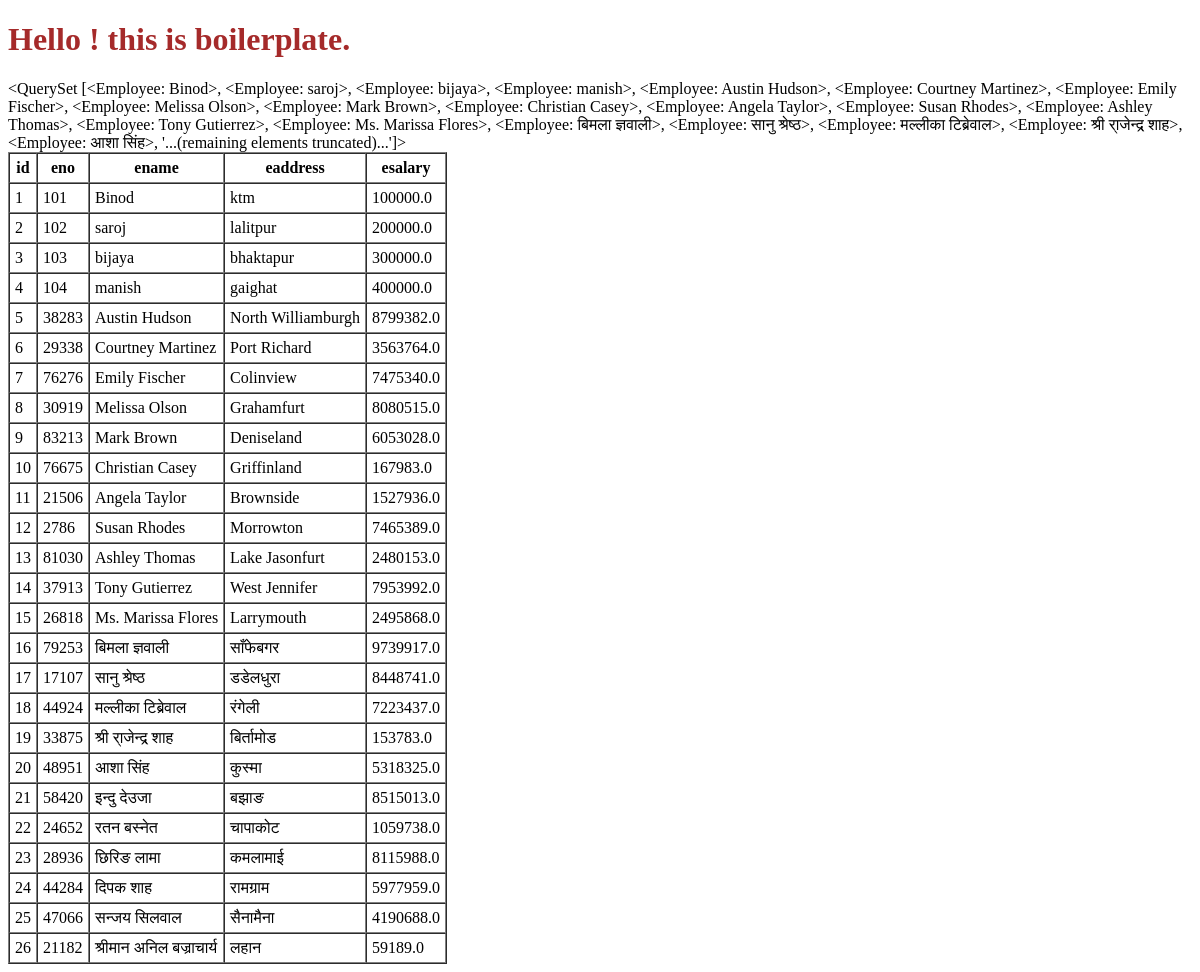
The app's page /, older data.
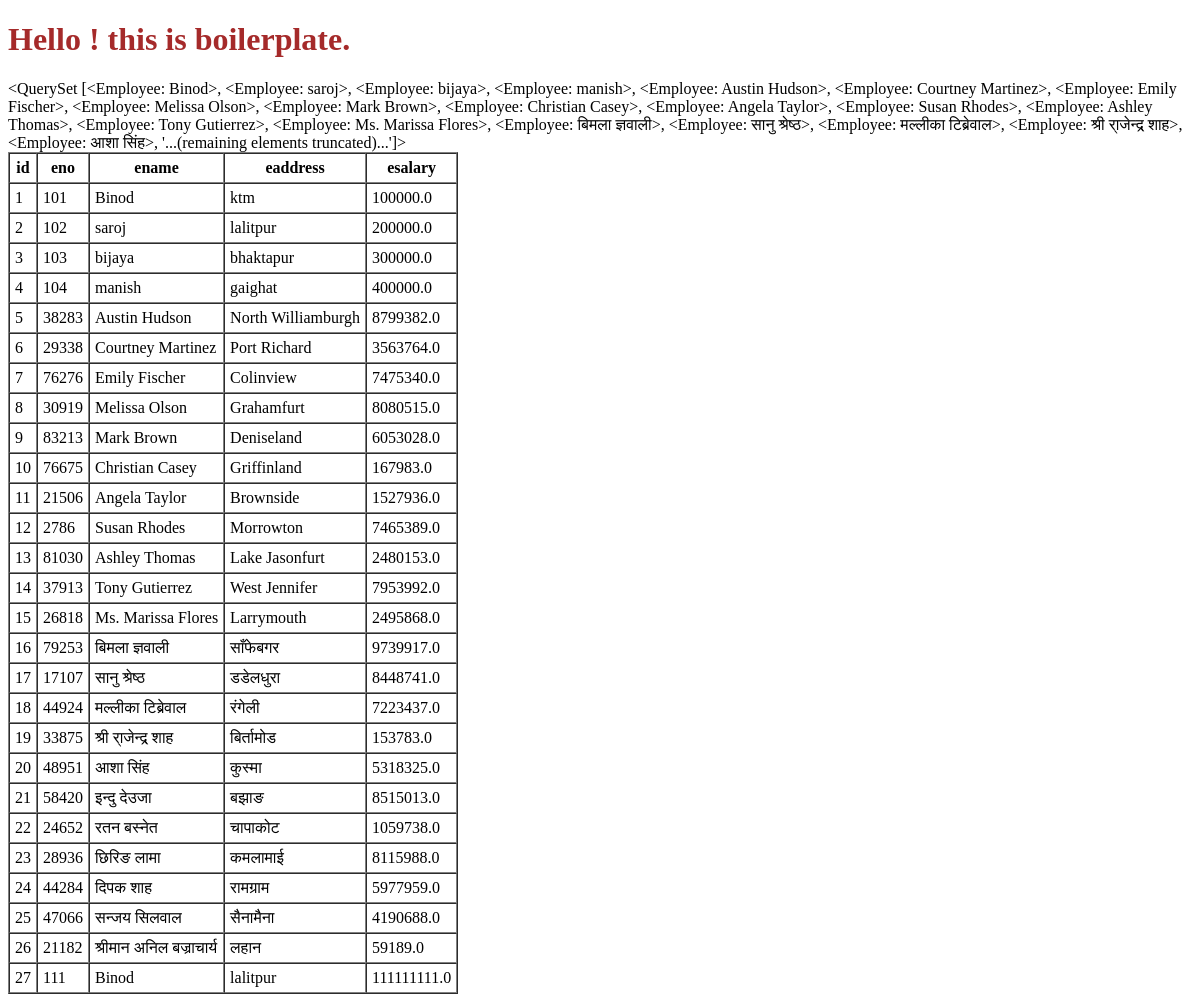
The same page, newer data.
### firstapp/models.py (models this page shows)
class Employee(models.Model):
    ename = models.CharField(max_length=200)
    eaddr = models.CharField(max_length=100)
    eno = models.IntegerField()
    esal = models.FloatField()
    def __str__(self):
        return (f'{self.ename}')

### firstapp/views.py (the view)
# urls.py: path('',views.index),
def index(request):
    my_obj=Employee.objects.all()
    context={'my_obj':my_obj}
    return render(request,'firstapp/index.html',context=context)

### templates/firstapp/index.html (shortened to what this page needs)
<!DOCTYPE html>
{% load static %}
<html lang="en">
<head>
    <link rel="stylesheet" href="{% static 'css/firstapp/index.css' %}">
</head>
<body>
     <h1>Hello ! this is boilerplate.</h1>
      {{my_obj}}
      {% if my_obj %}
      <table border="1px" cellpadding="5px" cellspacing="0px">
        <thead>
            <tr>
             <th>id</th>
             <th>eno</th>
             <th>ename</th>
             <th>eaddress</th>
             <th>esalary</th>
            </tr>
         </thead>
      {% for emp in my_obj  %}
        <tbody>
            <tr>
                <td>{{emp.id}}</td>
                <td>{{emp.eno}}</td>
                <td>{{emp.ename}}</td>
                <td>{{emp.eaddr}}</td>
                <td>{{emp.esal}}</td>
            </tr>
        </tbody>
      {% endfor %}
     </table>
      {% else %}
     <h1>Sorry! No data available....</h1>
      {% endif %}
</body>
</html>

Row changes from the older to the newer data that the page shows:
added Employee: id "27", eno "111", ename "Binod", eaddr "lalitpur", esal "111111111.0"
